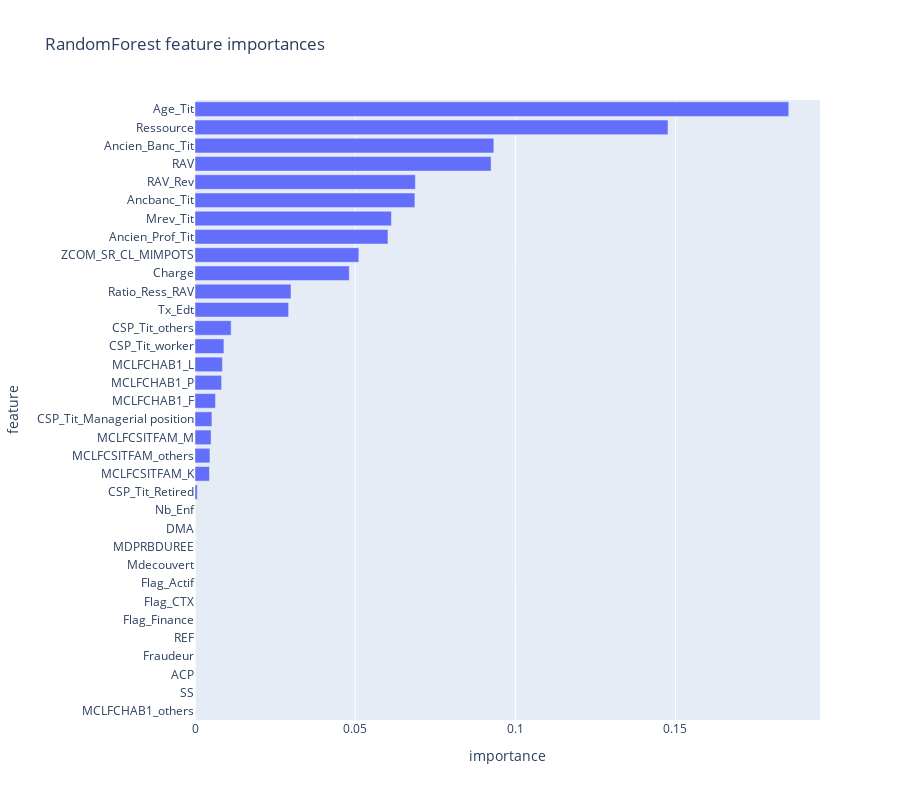

This figure's notebook cell:
### Code cell
# Importance intégrée RandomForest (feature_importances_)
TARGET_COL = "BP"

X = df_OHE.drop(columns=[TARGET_COL])
y = df_OHE[TARGET_COL]

model = RandomForestClassifier(**rf_params)
model.fit(X, y)

importances = model.feature_importances_
fi_df = (
    pd.DataFrame({
        "feature": X.columns,
        "importance": importances
    })
    .sort_values("importance", ascending=False)
    .reset_index(drop=True)
)

display(fi_df)

fig = px.bar(fi_df,
             x="importance",
             y="feature",
             orientation="h",
             title="RandomForest feature importances",
             height=800)
fig.update_layout(yaxis=dict(autorange="reversed"))
fig.show()

### Figure 1 — Plotly figure (JSON) as saved in the notebook; plotly's stock layout.template omitted (floating-point values rounded to 4 significant figures)
{"data": [{"hovertemplate": "importance=%{x}<br>feature=%{y}<extra></extra>", "legendgroup": "", "marker": {"color": "#636efa", "pattern": {"shape": ""}}, "name": "", "orientation": "h", "showlegend": false, "textposition": "auto", "type": "bar", "x": [0.1854, 0.1477, 0.0933, 0.09243, 0.06879, 0.06864, 0.06133, 0.06024, 0.05115, 0.04816, 0.02997, 0.02923, 0.01128, 0.00903, 0.008545, 0.008298, 0.006404, 0.005287, 0.005012, 0.004664, 0.004518, 0.0007085, 0.0, 0.0, 0.0, 0.0, 0.0, 0.0, 0.0, 0.0, 0.0, 0.0, 0.0, 0.0], "xaxis": "x", "y": ["Age_Tit", "Ressource", "Ancien_Banc_Tit", "RAV", "RAV_Rev", "Ancbanc_Tit", "Mrev_Tit", "Ancien_Prof_Tit", "ZCOM_SR_CL_MIMPOTS", "Charge", "Ratio_Ress_RAV", "Tx_Edt", "CSP_Tit_others", "CSP_Tit_worker", "MCLFCHAB1_L", "MCLFCHAB1_P", "MCLFCHAB1_F", "CSP_Tit_Managerial position", "MCLFCSITFAM_M", "MCLFCSITFAM_others", "MCLFCSITFAM_K", "CSP_Tit_Retired", "Nb_Enf", "DMA", "MDPRBDUREE", "Mdecouvert", "Flag_Actif", "Flag_CTX", "Flag_Finance", "REF", "Fraudeur", "ACP", "SS", "MCLFCHAB1_others"], "yaxis": "y"}], "layout": {"barmode": "relative", "height": 800, "legend": {"tracegroupgap": 0}, "title": {"text": "RandomForest feature importances"}, "xaxis": {"anchor": "y", "domain": [0, 1], "title": {"text": "importance"}}, "yaxis": {"anchor": "x", "autorange": "reversed", "domain": [0, 1], "title": {"text": "feature"}}}}
